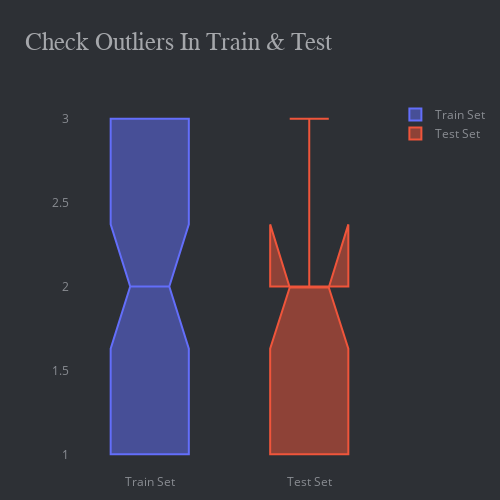

The notebook cell this image was saved under:
### Markdown cell above
```
The proportion between outliers and the range is also important to understand. This can be achieved with the following piece of code.
```

### Code cell
# fig = make_subplots(rows=1, cols=2, specs=[[{'type':'domain'},{'type':'domain'}]])
fig = go.Figure()
fig.add_trace(go.Box(y=df_train['subject'], name="Train Set", notched=True))
fig.add_trace(go.Box( y=df_test['subject'], name="Test Set", notched=True))


fig.update_xaxes(showgrid=False)
fig.update_layout(
    title="Check Outliers In Train & Test",
    height=500, width=500,
    title_font=dict(size=25, color='#a5a7ab', family='Muli'),
    font=dict(color='#8a8d93'),
    plot_bgcolor='#2d3035', paper_bgcolor='#2d3035',
    margin=dict(t=100, b=10, l=70, r=40), 
    )
fig.update_xaxes(showgrid=False)
fig.update_yaxes(showgrid=False)

### Figure 1 — Plotly figure (JSON) as saved in the notebook; plotly's stock layout.template omitted (floating-point values rounded to 4 significant figures)
{"data": [{"name": "Train Set", "notched": true, "type": "box", "y": [2, 3, 3, 3, 3, 2, 2, 1, 3, 3, 2, 3, 1, 3, 1, 2, 2, 1, 2, 2, 1, 3, 1, 1, 3, 1, 2, 1, 1, 1, 1, 2, 1, 3, 1, 3, 2, 3, 3, 2, 2, 2, 2, 3, 3, 1, 3, 2, 2, 2, 3, 2, 2, 3, 2, 3, 3, 2, 1, 1, 2, 1, 1, 1, 3, 3, 3, 1, 3, 3, 1, 2]}, {"name": "Test Set", "notched": true, "type": "box", "y": [2, 1, 2, 3, 1, 1, 2, 3, 1, 2, 3, 2, 2, 3, 1, 1, 1, 1]}], "layout": {"font": {"color": "#8a8d93"}, "height": 500, "margin": {"b": 10, "l": 70, "r": 40, "t": 100}, "paper_bgcolor": "#2d3035", "plot_bgcolor": "#2d3035", "title": {"font": {"color": "#a5a7ab", "family": "Muli", "size": 25}, "text": "Check Outliers In Train & Test"}, "width": 500, "xaxis": {"showgrid": false}, "yaxis": {"showgrid": false}}}
